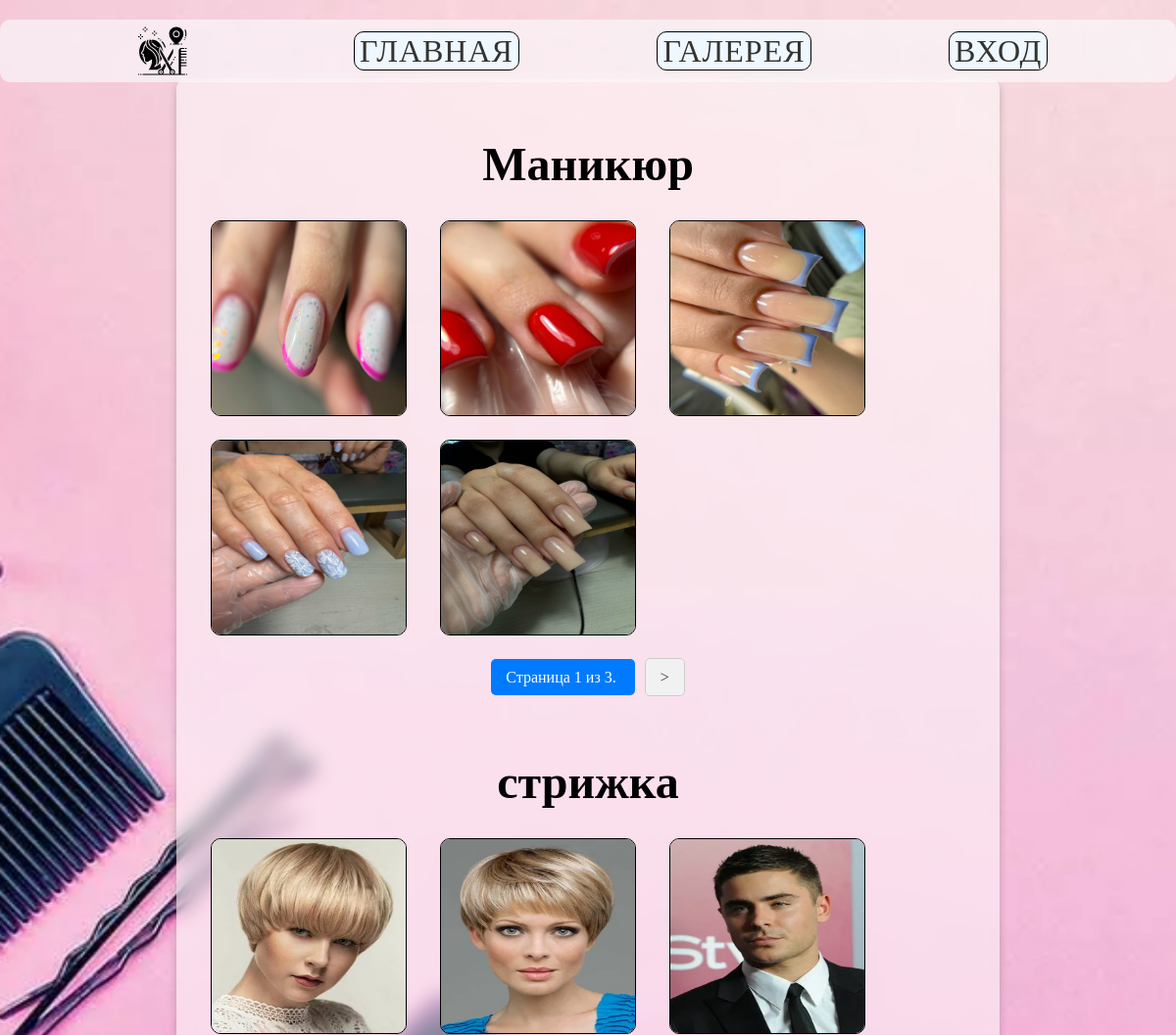
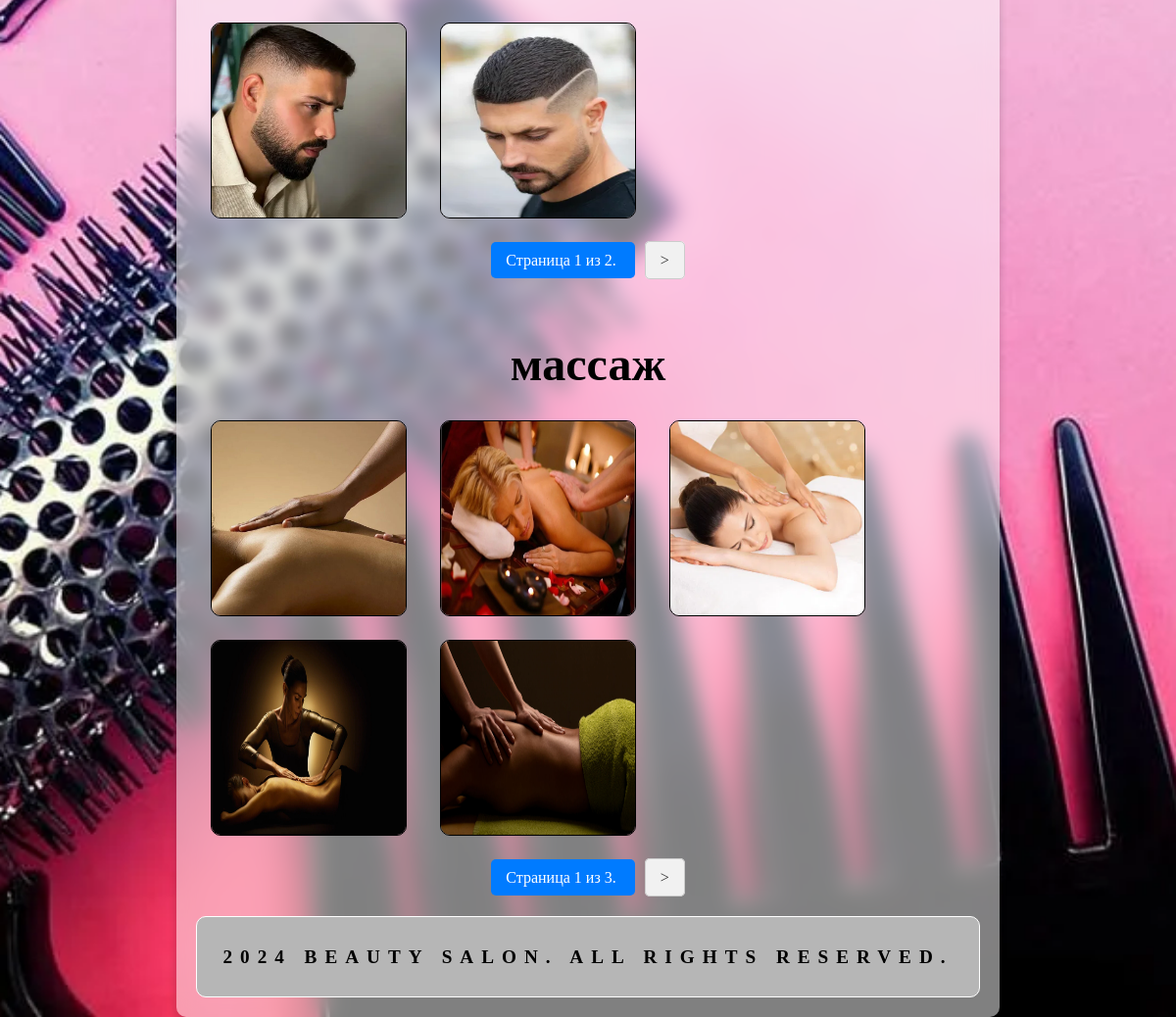
Page /gallery/ on the committed database (2 pictures, top to bottom).
### salon/models.py (models this page shows, shortened)
class Speciality(models.Model):
    name = models.CharField(max_length=100)
    price = models.DecimalField(max_digits=10, decimal_places=2)
    photo = models.ImageField(upload_to='specialities/')
    class Meta:
        verbose_name = "Специализация"
        verbose_name_plural = "Специализации"

class Gallery(models.Model):
    image = models.ImageField(upload_to='gallery/')
    speciality = models.ForeignKey(Speciality, on_delete=models.CASCADE)
    class Meta:
        verbose_name = "Галерея"
        verbose_name_plural = "Галерея"

### salon/views.py (the view)
# urls.py: path('gallery/', gallery, name='gallery'),
def gallery(request):
    galleries = Gallery.objects.select_related('speciality').all()
    specialities = {}
    for gallery in galleries:
        if gallery.speciality not in specialities:
            specialities[gallery.speciality] = []
        specialities[gallery.speciality].append(gallery)
    paginated_specialities = {}
    for speciality, images in specialities.items():
        paginator = Paginator(images, 5)
        page_number = request.GET.get(f'page_{speciality.id}')
        try:
            paginated_images = paginator.page(page_number)
        except PageNotAnInteger:
            paginated_images = paginator.page(1)
        except EmptyPage:
            paginated_images = paginator.page(paginator.num_pages)
        paginated_specialities[speciality] = paginated_images
    return render(request, 'gallery.html', {'paginated_specialities': paginated_specialities})

### salon/templates/gallery.html (shortened to what this page needs)
{% load static %}
<!DOCTYPE html>
<html lang="ru">
<head>
    <link rel="stylesheet" href="{% static 'style.css' %}">
</head>
<body>
    <div class="wrapper_gallery">
        <header class="header_title_home">
            <img src="{% static 'pic/logo3.svg' %}" alt="logo" class="logo">
            <li><a href="/" class = "top_nav">Главная</a></li>
            <li><a href="/gallery/" class = "top_nav">Галерея</a></li>
            {% if user.is_authenticated %}
                <li><a href="/record/" class="top_nav">Запись</a></li>
                <div class='top_nav'>{{ user.username }}</div>
                <li><a href="/logout/" class="top_nav">Выйти</a></li>
            {% else %}
                <li><a href="/login/" class="top_nav">Вход</a></li>
            {% endif %}
        </header>
        <main class="main_content_gallery">
            <div class="images_nails">
                {% for speciality, images in paginated_specialities.items %}
                    <div class="speciality-group" style="{{ speciality.color }};">
                        <h2 class="title_gallery">{{ speciality.name }}</h2>
                        <div class="image-container">
                            {% for image in images %}
                                <img src="{{ image.image.url }}" alt="{{ image.description }}" class="img_gallery">
                            {% endfor %}
                        </div>
                         <div class="pagination">
                            <span class="step-links">
                                <span class="current">
                                    Страница {{ images.number }} из {{ images.paginator.num_pages }}.
                                </span>
                                {% if images.has_next %}
                                    <a href="?page_{{ speciality.id }}={{ images.next_page_number }}">></a>
                                {% endif %}
                            </span>
                        </div>
                    </div>
                {% endfor %}
                <footer class="footer">
                    <p>2024 Beauty Salon. All rights reserved.</p>
                </footer>
            </div>
        </main>
    </div>
</body>
</html>

### salon/static/style.css (style rules this page uses)
* { box-sizing: border-box;outline: none; }
body { margin: 0; background-color: var(--bs-body-bg); padding: 0; height: 100vh; }
a { color: #333;text-decoration: none;transition: color 0.3s; }
li { list-style-type: none;padding: 0; }
img { height: auto; }
.header_title_home { overflow: hidden; width: 70%; margin: auto; height: 8vh; display: flex; justify-content: center; align-items: center; color: #333; font-size: 2rem; text-transform: uppercase; letter-spacing: 1px; position: fixed; z-index: 1; transition: background-color 0.3s; cursor: pointer; border-radius: 10px; background-color: rgb(250, 253, 255, 0.6); backdrop-filter: blur(5px); }
.logo { width: 50px; height: auto; margin-right: 20px; }
.images_nails { display: flex; align-items: center; flex-wrap: wrap; margin: auto; }
.images_nails img { width: 200px; height: 200px; border: 1px solid black; border-radius: 10px; margin: 10px 15px; }
.wrapper_gallery { background-image: url('/static/pic/gallery_font.webp'); overflow: hidden; display: -webkit-box; display: -ms-flexbox; display: flex; -webkit-box-orient: vertical; -webkit-box-direction: normal; -ms-flex-direction: column; flex-direction: column; min-height: 100vh; position: relative; align-items: center; padding-top: 20px; background-size: cover; background-position: center; }
.main_content_gallery { height: 100%; padding: 20px; display: flex; justify-content: center; margin-top: 5%; padding: 20px; background-color: rgb(255, 255, 255, 0.5); backdrop-filter: blur(10px); border-radius: 10px; box-shadow: 0 4px 8px 0 rgba(0, 0, 0, 0.2); width: 70%; }
.title_gallery { margin-bottom: 20px; font-size: 3rem; text-align: center; }
.images_nails { display: flex; flex-wrap: wrap; justify-content: center; }
.speciality-group { margin-bottom: 10px; }
.img_gallery { width: 200px; height: 200px; margin: 10px; flex-shrink: 0; }
.pagination { display: flex; justify-content: center; align-items: center; margin: 20px 0; }
.pagination a { background-color: #f1f1f1; border: 1px solid #ccc; color: #333; padding: 10px 15px; margin: 0 5px; text-decoration: none; border-radius: 5px; }
.pagination .current { background-color: #007bff; color: white; padding: 10px 15px; border-radius: 5px; margin: 0 5px; }
.footer { background-color: rgb(182, 182, 182); border: 1px solid #fff; border-radius: 10px; width: 100%; padding: 10px; text-align: center; font-size: larger; font-weight: bolder; margin: 0; letter-spacing: 0.5rem; text-transform: uppercase; }
@media (1130px <= width <= 1365px) { .header_title_home { width: 100%; margin-top: 0%; display: flex; flex-direction: row; justify-content: space-evenly ; align-items: center; letter-spacing: 1px; } }
@media (1130px <= width <= 1365px) { .top_nav { width: 100%; font-size: 2rem; } }

### rows in the picture
Speciality: name "Маникюр", number "1", paginator.num_pages "3"
Gallery: image (picture)
Gallery: image (picture)
Gallery: image (picture)
Gallery: image (picture)
Gallery: image (picture)
Speciality: name "стрижка", number "1", paginator.num_pages "2"
Gallery: image (picture)
Gallery: image (picture)
Gallery: image (picture)
Gallery: image (picture)
Gallery: image (picture)
Speciality: name "массаж", number "1", paginator.num_pages "3"
Gallery: image (picture)
Gallery: image (picture)
Gallery: image (picture)
Gallery: image (picture)
Gallery: image (picture)
